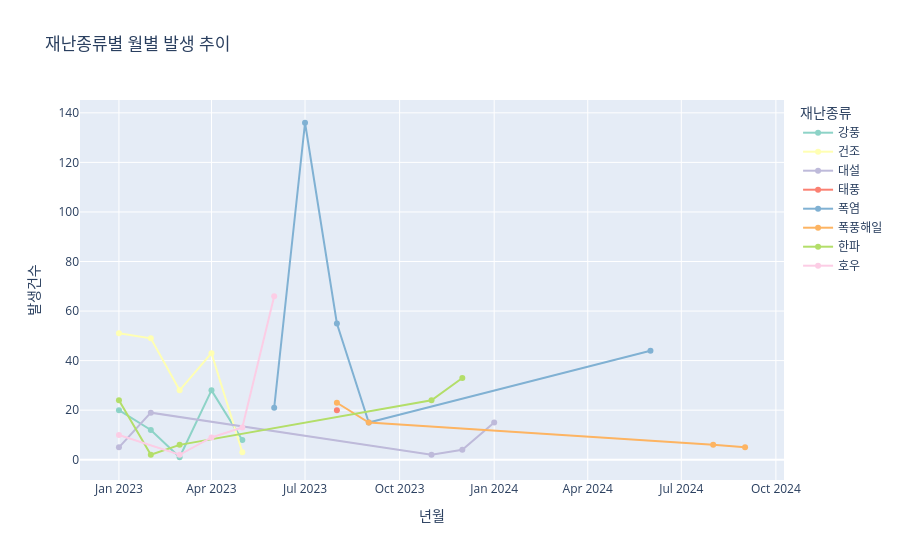

Notebook code for this chart:
### Markdown cell above
#### 재난종류별 월별 발생 추이

### Code cell
import plotly.express as px

fig = px.line(
    top_month,
    x="년월",
    y="발생건수",
    color="재난종류",
    markers=True,
    title="재난종류별 월별 발생 추이",
    color_discrete_sequence=px.colors.qualitative.Set3
)

fig.update_layout(
    xaxis_title="년월",
    yaxis_title="발생건수"
)

fig.show()

### Figure 1 — Plotly figure (JSON) as saved in the notebook; plotly's stock layout.template omitted (floating-point values rounded to 4 significant figures)
{"data": [{"hovertemplate": "재난종류=강풍<br>년월=%{x}<br>발생건수=%{y}<extra></extra>", "legendgroup": "강풍", "line": {"color": "rgb(141,211,199)", "dash": "solid"}, "marker": {"symbol": "circle"}, "mode": "lines+markers", "name": "강풍", "orientation": "v", "showlegend": true, "type": "scatter", "x": ["2023-01", "2023-02", "2023-03", "2023-04", "2023-05"], "xaxis": "x", "y": [20, 12, 1, 28, 8], "yaxis": "y"}, {"hovertemplate": "재난종류=건조<br>년월=%{x}<br>발생건수=%{y}<extra></extra>", "legendgroup": "건조", "line": {"color": "rgb(255,255,179)", "dash": "solid"}, "marker": {"symbol": "circle"}, "mode": "lines+markers", "name": "건조", "orientation": "v", "showlegend": true, "type": "scatter", "x": ["2023-01", "2023-02", "2023-03", "2023-04", "2023-05"], "xaxis": "x", "y": [51, 49, 28, 43, 3], "yaxis": "y"}, {"hovertemplate": "재난종류=대설<br>년월=%{x}<br>발생건수=%{y}<extra></extra>", "legendgroup": "대설", "line": {"color": "rgb(190,186,218)", "dash": "solid"}, "marker": {"symbol": "circle"}, "mode": "lines+markers", "name": "대설", "orientation": "v", "showlegend": true, "type": "scatter", "x": ["2023-01", "2023-02", "2023-11", "2023-12", "2024-01"], "xaxis": "x", "y": [5, 19, 2, 4, 15], "yaxis": "y"}, {"hovertemplate": "재난종류=태풍<br>년월=%{x}<br>발생건수=%{y}<extra></extra>", "legendgroup": "태풍", "line": {"color": "rgb(251,128,114)", "dash": "solid"}, "marker": {"symbol": "circle"}, "mode": "lines+markers", "name": "태풍", "orientation": "v", "showlegend": true, "type": "scatter", "x": ["2023-08"], "xaxis": "x", "y": [20], "yaxis": "y"}, {"hovertemplate": "재난종류=폭염<br>년월=%{x}<br>발생건수=%{y}<extra></extra>", "legendgroup": "폭염", "line": {"color": "rgb(128,177,211)", "dash": "solid"}, "marker": {"symbol": "circle"}, "mode": "lines+markers", "name": "폭염", "orientation": "v", "showlegend": true, "type": "scatter", "x": ["2023-06", "2023-07", "2023-08", "2023-09", "2024-06"], "xaxis": "x", "y": [21, 136, 55, 15, 44], "yaxis": "y"}, {"hovertemplate": "재난종류=폭풍해일<br>년월=%{x}<br>발생건수=%{y}<extra></extra>", "legendgroup": "폭풍해일", "line": {"color": "rgb(253,180,98)", "dash": "solid"}, "marker": {"symbol": "circle"}, "mode": "lines+markers", "name": "폭풍해일", "orientation": "v", "showlegend": true, "type": "scatter", "x": ["2023-08", "2023-09", "2024-08", "2024-09"], "xaxis": "x", "y": [23, 15, 6, 5], "yaxis": "y"}, {"hovertemplate": "재난종류=한파<br>년월=%{x}<br>발생건수=%{y}<extra></extra>", "legendgroup": "한파", "line": {"color": "rgb(179,222,105)", "dash": "solid"}, "marker": {"symbol": "circle"}, "mode": "lines+markers", "name": "한파", "orientation": "v", "showlegend": true, "type": "scatter", "x": ["2023-01", "2023-02", "2023-03", "2023-11", "2023-12"], "xaxis": "x", "y": [24, 2, 6, 24, 33], "yaxis": "y"}, {"hovertemplate": "재난종류=호우<br>년월=%{x}<br>발생건수=%{y}<extra></extra>", "legendgroup": "호우", "line": {"color": "rgb(252,205,229)", "dash": "solid"}, "marker": {"symbol": "circle"}, "mode": "lines+markers", "name": "호우", "orientation": "v", "showlegend": true, "type": "scatter", "x": ["2023-01", "2023-03", "2023-04", "2023-05", "2023-06"], "xaxis": "x", "y": [10, 2, 9, 13, 66], "yaxis": "y"}], "layout": {"legend": {"title": {"text": "재난종류"}, "tracegroupgap": 0}, "title": {"text": "재난종류별 월별 발생 추이"}, "xaxis": {"anchor": "y", "domain": [0, 1], "title": {"text": "년월"}}, "yaxis": {"anchor": "x", "domain": [0, 1], "title": {"text": "발생건수"}}}}
